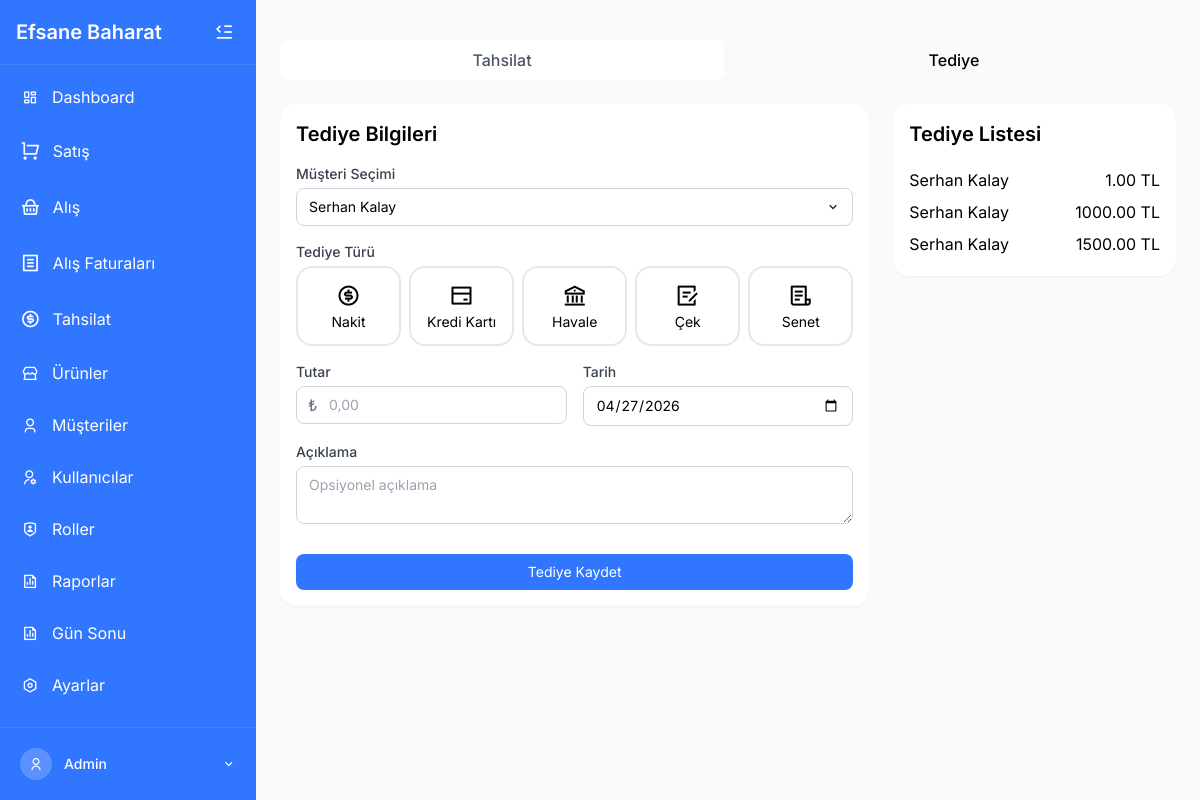
Page /tediye.php?musteri_id=1 (signed in) on the committed database.
### tables this page shows
CREATE TABLE `musteriler` (
  `id` int(11) NOT NULL,
  `musteri_kodu` varchar(20) DEFAULT NULL,
  `ad` varchar(100) NOT NULL,
  `soyad` varchar(100) DEFAULT NULL,
  `telefon` varchar(20) DEFAULT NULL,
  `adres` text DEFAULT NULL,
  `vergi_no` varchar(50) DEFAULT NULL,
  `tip_id` int(11) DEFAULT NULL,
  `cari_bakiye` decimal(10,2) NOT NULL DEFAULT 0.00,
  `usd_bakiye` decimal(10,2) NOT NULL DEFAULT 0.00,
  `eur_bakiye` decimal(10,2) NOT NULL DEFAULT 0.00,
  `gbp_bakiye` decimal(10,2) NOT NULL DEFAULT 0.00,
  `aktif` tinyint(1) NOT NULL DEFAULT 1,
  `email` varchar(255) DEFAULT NULL,
  `vergi_dairesi` varchar(100) DEFAULT NULL,
  `created_at` timestamp NOT NULL DEFAULT current_timestamp(),
  `updated_at` timestamp NOT NULL DEFAULT current_timestamp() ON UPDATE current_timestamp(),
  `notlar` text DEFAULT NULL
);

CREATE TABLE `odeme_tahsilat` (
  `id` int(11) NOT NULL,
  `islem_turu` enum('tahsilat','odeme','tediye') NOT NULL,
  `musteri_id` int(11) DEFAULT NULL,
  `tedarikci_id` int(11) DEFAULT NULL,
  `fatura_id` int(11) DEFAULT NULL,
  `tutar` decimal(10,2) NOT NULL,
  `odeme_turu` enum('nakit','kredi_karti','havale','cek','senet','diger') NOT NULL DEFAULT 'nakit',
  `aciklama` text DEFAULT NULL,
  `islem_tarihi` date NOT NULL,
  `banka_id` int(11) DEFAULT NULL,
  `evrak_no` varchar(50) DEFAULT NULL,
  `kullanici_id` int(11) DEFAULT NULL,
  `onay_durumu` enum('bekliyor','onaylandi','reddedildi') NOT NULL DEFAULT 'bekliyor',
  `onayli` tinyint(1) NOT NULL DEFAULT 0,
  `created_at` timestamp NOT NULL DEFAULT current_timestamp(),
  `odeme_yontemi` varchar(50) NOT NULL DEFAULT 'Nakit'
);

### tediye.php (the view, shortened to what this page needs)
<?php
include 'includes/header.php';
$selectedMusteriID = isset($_GET['musteri_id']) ? $_GET['musteri_id'] : null;
$selectedMusteriName = 'Müşteri Seçiniz';
if($selectedMusteriID){
    $stmtOne = $pdo->prepare("SELECT * FROM musteriler WHERE id=:id");
    $stmtOne->execute([':id'=>$selectedMusteriID]);
    $rowM = $stmtOne->fetch(PDO::FETCH_ASSOC);
    if($rowM){
       $selectedMusteriName = $rowM['ad'] .' '. $rowM['soyad'];
    }
}
$lastTediyeler = [];
if($selectedMusteriID){
    try {
        $stmtT = $pdo->prepare("
            SELECT
                o.*,
                m.ad,
                m.soyad,
                od.banka_id,
                od.cek_senet_no,
                od.vade_tarihi,
                b.banka_adi
            FROM odeme_tahsilat o
            JOIN musteriler m ON o.musteri_id = m.id
            LEFT JOIN odeme_detay od ON o.id = od.odeme_id
            LEFT JOIN banka_listesi b ON od.banka_id = b.id
            WHERE o.musteri_id = :mid AND o.islem_turu = 'tediye'
            ORDER BY o.created_at DESC, o.id DESC
            LIMIT 5
        ");
        $stmtT->execute([':mid' => $selectedMusteriID]);
        $lastTediyeler = $stmtT->fetchAll(PDO::FETCH_ASSOC);
    } catch(Exception $e){
    }
}
?>
<div class="p-4 sm:p-6">
  <div class="flex space-x-1 sm:space-x-2 mb-4 sm:mb-6">
    <button
      id="tahsilat-tab"
      class="flex-1 py-2 !rounded-button text-sm sm:text-base font-medium bg-white text-gray-600 hover:bg-gray-100 transition-all"
    >
      Tahsilat
    </button>
    <button
      id="tediye-tab"
      class="tab-active flex-1 py-2 !rounded-button text-sm sm:text-base font-medium transition-all"
    >
      Tediye
    </button>
  </div>
  <div class="grid grid-cols-1 lg:grid-cols-3 gap-3 sm:gap-4 lg:gap-6">
    <div class="col-span-2">
      <div class="bg-white rounded-lg p-3 sm:p-4 shadow-sm mb-4 sm:mb-6">
        <h2 class="text-lg sm:text-xl font-semibold mb-4">Tediye Bilgileri</h2>
        <form method="POST" action="">
          <div class="mb-4">
            <label class="block text-xs sm:text-sm font-medium text-gray-700 mb-1">Müşteri Seçimi</label>
            <div class="relative">
              <button
                type="button"
                id="customer-select"
                class="w-full text-left px-3 py-2 border border-gray-300 !rounded-button flex items-center justify-between text-xs sm:text-sm"
              >
                <span id="selected-customer"><?= htmlspecialchars($selectedMusteriName) ?></span>
                <i class="ri-arrow-down-s-line"></i>
              </button>
            </div>
          </div>
          <div class="mb-4">
            <label class="block text-xs sm:text-sm font-medium text-gray-700 mb-1">Tediye Türü</label>
            <div class="grid grid-cols-2 sm:grid-cols-3 md:grid-cols-5 gap-1 sm:gap-2">
              <button type="button" class="payment-type payment-type-active p-2 sm:p-3 border-2 rounded-lg text-center transition-all" data-type="nakit">
                <i class="ri-money-dollar-circle-line text-xl sm:text-2xl mb-1"></i>
                <div class="text-xs sm:text-sm">Nakit</div>
              </button>
              <button type="button" class="payment-type p-2 sm:p-3 border-2 border-gray-200 rounded-lg text-center transition-all" data-type="kredi">
                <i class="ri-bank-card-line text-xl sm:text-2xl mb-1"></i>
                <div class="text-xs sm:text-sm">Kredi Kartı</div>
              </button>
              <button type="button" class="payment-type p-2 sm:p-3 border-2 border-gray-200 rounded-lg text-center transition-all" data-type="havale">
                <i class="ri-bank-line text-xl sm:text-2xl mb-1"></i>
                <div class="text-xs sm:text-sm">Havale</div>
              </button>
              <button type="button" class="payment-type p-2 sm:p-3 border-2 border-gray-200 rounded-lg text-center transition-all" data-type="cek">
                <i class="ri-draft-line text-xl sm:text-2xl mb-1"></i>
                <div class="text-xs sm:text-sm">Çek</div>
              </button>
              <button type="button" class="payment-type p-2 sm:p-3 border-2 border-gray-200 rounded-lg text-center transition-all" data-type="senet">
                <i class="ri-file-list-3-line text-xl sm:text-2xl mb-1"></i>
                <div class="text-xs sm:text-sm">Senet</div>
              </button>
            </div>
          </div>
          <div id="payment-details" class="space-y-4">
            <div class="grid grid-cols-1 sm:grid-cols-2 gap-3 sm:gap-4">
              <div>
                <label class="block text-xs sm:text-sm font-medium text-gray-700 mb-1">Tutar</label>
                <div class="relative">
                  <input
                    type="text"
                    name="tutar"
                    id="tutar"
                    placeholder="0,00"
                    class="w-full pl-8 pr-3 py-2 border border-gray-300 rounded-button focus:outline-none focus:ring-2 focus:ring-primary text-xs sm:text-sm"
                  >
                  <div class="absolute inset-y-0 left-0 pl-3 flex items-center pointer-events-none">
                    <span class="text-gray-500">₺</span>
                  </div>
                </div>
              </div>
              <div>
                <label class="block text-xs sm:text-sm font-medium text-gray-700 mb-1">Tarih</label>
                <input
                  type="date"
                  name="tarih"
                  value="<?= date('Y-m-d') ?>"
                  class="w-full px-3 py-2 border border-gray-300 rounded-button focus:outline-none focus:ring-2 focus:ring-primary text-xs sm:text-sm"
                >
              </div>
            </div>
            <div>
              <label class="block text-xs sm:text-sm font-medium text-gray-700 mb-1">Açıklama</label>
              <textarea
                name="aciklama"
                rows="2"
                placeholder="Opsiyonel açıklama"
                class="w-full px-3 py-2 border border-gray-300 rounded-button focus:outline-none focus:ring-2 focus:ring-primary text-xs sm:text-sm"
              ></textarea>
            </div>
            <div class="pt-2">
              <button
                type="submit"
                class="w-full py-2 bg-primary text-white rounded-button hover:bg-primary/90 transition-colors text-xs sm:text-sm"
              >
                Tediye Kaydet
              </button>
            </div>
          </div>
        </form>
      </div>
    </div>
    <div class="col-span-1">
      <div class="bg-white rounded-lg p-3 sm:p-4 shadow-sm mb-4 sm:mb-6">
        <h2 class="text-lg sm:text-xl font-semibold mb-4">Tediye Listesi</h2>
        <div class="max-h-80 overflow-y-auto">
          <?php foreach($lastTediyeler as $tediye): ?>
            <div class="flex justify-between items-center py-1">
              <span><?= htmlspecialchars($tediye['ad'] . ' ' . $tediye['soyad']) ?></span>
              <span><?= htmlspecialchars($tediye['tutar']) ?> TL</span>
            </div>
          <?php endforeach; ?>
        </div>
      </div>
    </div>
  </div>
</div>
</div>
<?php
include 'includes/footer.php';
?>

### includes/header.php (style rules this page uses)
:where([class^="ri-"])::before { content: "\f3c2"; }
body { font-family: 'Inter', sans-serif; }

### rows in the picture
musteriler: selectedMusteriName "Serhan Kalay"
odeme_tahsilat: musteri.soyad "Serhan Kalay", tutar "1.00"
odeme_tahsilat: musteri.soyad "Serhan Kalay", tutar "1000.00"
odeme_tahsilat: musteri.soyad "Serhan Kalay", tutar "1500.00"

### other values in the picture
$_SESSION['kullanici_adi'] "Admin"
